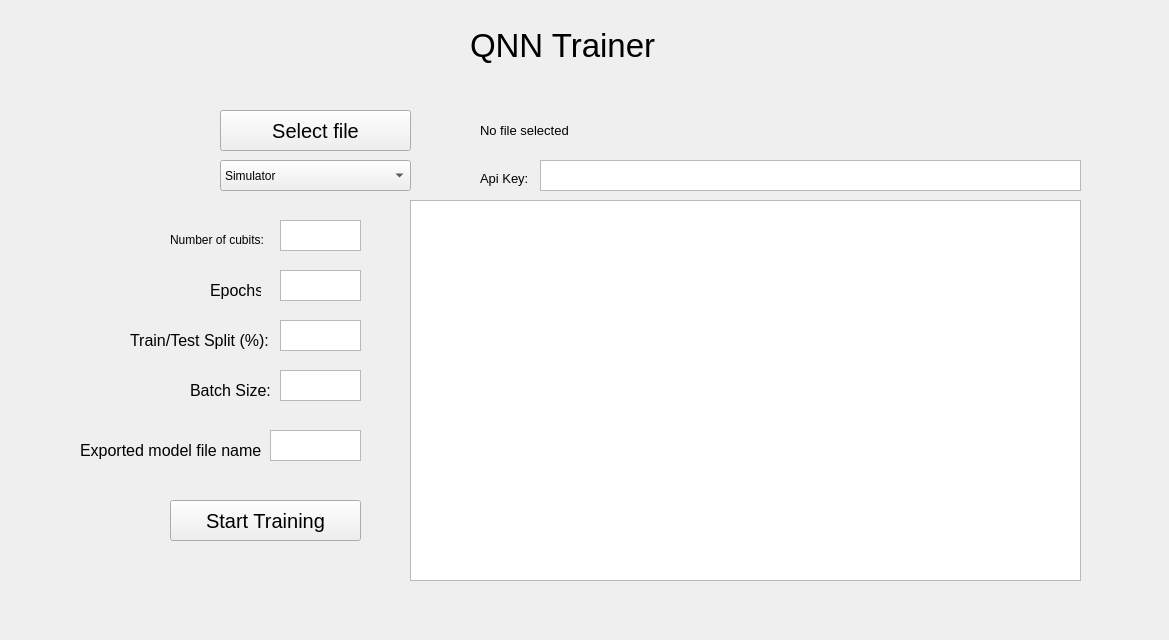
<?xml version="1.0" encoding="UTF-8"?>
<ui version="4.0">
 <class>Widget</class>
 <widget class="QWidget" name="Widget">
  <property name="geometry">
   <rect>
    <x>0</x>
    <y>0</y>
    <width>1169</width>
    <height>640</height>
   </rect>
  </property>
  <property name="windowTitle">
   <string>Widget</string>
  </property>
  <widget class="QLabel" name="label">
   <property name="geometry">
    <rect>
     <x>470</x>
     <y>20</y>
     <width>191</width>
     <height>51</height>
    </rect>
   </property>
   <property name="font">
    <font>
     <pointsize>25</pointsize>
    </font>
   </property>
   <property name="text">
    <string>QNN Trainer</string>
   </property>
  </widget>
  <widget class="QLabel" name="label_2">
   <property name="geometry">
    <rect>
     <x>480</x>
     <y>120</y>
     <width>481</width>
     <height>21</height>
    </rect>
   </property>
   <property name="font">
    <font>
     <pointsize>10</pointsize>
    </font>
   </property>
   <property name="text">
    <string>No file selected</string>
   </property>
  </widget>
  <widget class="QPushButton" name="pushButton">
   <property name="geometry">
    <rect>
     <x>220</x>
     <y>110</y>
     <width>191</width>
     <height>41</height>
    </rect>
   </property>
   <property name="font">
    <font>
     <pointsize>15</pointsize>
    </font>
   </property>
   <property name="text">
    <string>Select file</string>
   </property>
  </widget>
  <widget class="QPushButton" name="pushButton_2">
   <property name="geometry">
    <rect>
     <x>170</x>
     <y>500</y>
     <width>191</width>
     <height>41</height>
    </rect>
   </property>
   <property name="font">
    <font>
     <pointsize>15</pointsize>
    </font>
   </property>
   <property name="text">
    <string>Start Training</string>
   </property>
  </widget>
  <widget class="QListView" name="listView">
   <property name="geometry">
    <rect>
     <x>410</x>
     <y>200</y>
     <width>671</width>
     <height>381</height>
    </rect>
   </property>
  </widget>
  <widget class="QComboBox" name="comboBox">
   <property name="geometry">
    <rect>
     <x>220</x>
     <y>160</y>
     <width>191</width>
     <height>31</height>
    </rect>
   </property>
   <item>
    <property name="text">
     <string>Simulator</string>
    </property>
   </item>
   <item>
    <property name="text">
     <string>Real Quantum Machine</string>
    </property>
   </item>
  </widget>
  <widget class="QLabel" name="label_3">
   <property name="geometry">
    <rect>
     <x>480</x>
     <y>170</y>
     <width>49</width>
     <height>16</height>
    </rect>
   </property>
   <property name="font">
    <font>
     <pointsize>10</pointsize>
    </font>
   </property>
   <property name="text">
    <string>Api Key:</string>
   </property>
  </widget>
  <widget class="QTextEdit" name="textEdit">
   <property name="geometry">
    <rect>
     <x>540</x>
     <y>160</y>
     <width>541</width>
     <height>31</height>
    </rect>
   </property>
  </widget>
  <widget class="QLabel" name="label_4">
   <property name="geometry">
    <rect>
     <x>210</x>
     <y>280</y>
     <width>51</width>
     <height>20</height>
    </rect>
   </property>
   <property name="font">
    <font>
     <pointsize>12</pointsize>
    </font>
   </property>
   <property name="text">
    <string>Epochs:</string>
   </property>
  </widget>
  <widget class="QLabel" name="label_5">
   <property name="geometry">
    <rect>
     <x>130</x>
     <y>330</y>
     <width>141</width>
     <height>20</height>
    </rect>
   </property>
   <property name="font">
    <font>
     <pointsize>12</pointsize>
    </font>
   </property>
   <property name="text">
    <string>Train/Test Split (%):</string>
   </property>
  </widget>
  <widget class="QLabel" name="label_6">
   <property name="geometry">
    <rect>
     <x>190</x>
     <y>380</y>
     <width>81</width>
     <height>20</height>
    </rect>
   </property>
   <property name="font">
    <font>
     <pointsize>12</pointsize>
    </font>
   </property>
   <property name="text">
    <string>Batch Size:</string>
   </property>
  </widget>
  <widget class="QTextEdit" name="textEdit_2">
   <property name="geometry">
    <rect>
     <x>280</x>
     <y>270</y>
     <width>81</width>
     <height>31</height>
    </rect>
   </property>
  </widget>
  <widget class="QTextEdit" name="textEdit_3">
   <property name="geometry">
    <rect>
     <x>280</x>
     <y>320</y>
     <width>81</width>
     <height>31</height>
    </rect>
   </property>
  </widget>
  <widget class="QTextEdit" name="textEdit_4">
   <property name="geometry">
    <rect>
     <x>280</x>
     <y>370</y>
     <width>81</width>
     <height>31</height>
    </rect>
   </property>
  </widget>
  <widget class="QLabel" name="label_7">
   <property name="geometry">
    <rect>
     <x>80</x>
     <y>440</y>
     <width>181</width>
     <height>20</height>
    </rect>
   </property>
   <property name="font">
    <font>
     <pointsize>12</pointsize>
    </font>
   </property>
   <property name="text">
    <string>Exported model file name:</string>
   </property>
  </widget>
  <widget class="QTextEdit" name="textEdit_5">
   <property name="geometry">
    <rect>
     <x>270</x>
     <y>430</y>
     <width>91</width>
     <height>31</height>
    </rect>
   </property>
  </widget>
  <widget class="QLabel" name="label_8">
   <property name="geometry">
    <rect>
     <x>170</x>
     <y>230</y>
     <width>101</width>
     <height>20</height>
    </rect>
   </property>
   <property name="text">
    <string>Number of cubits:</string>
   </property>
  </widget>
  <widget class="QTextEdit" name="textEdit_6">
   <property name="geometry">
    <rect>
     <x>280</x>
     <y>220</y>
     <width>81</width>
     <height>31</height>
    </rect>
   </property>
  </widget>
 </widget>
 <resources/>
 <connections/>
</ui>
